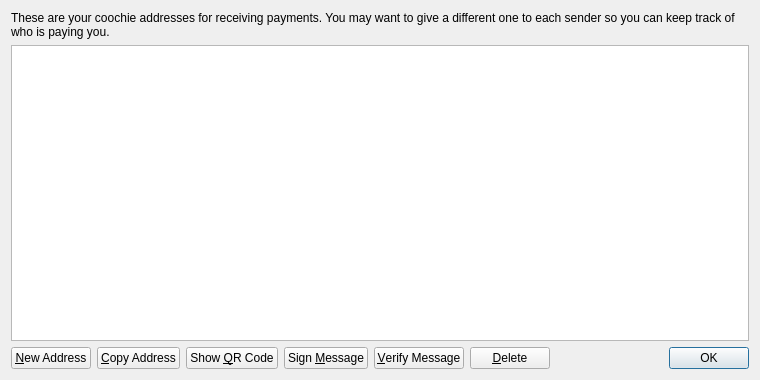
<?xml version="1.0" encoding="UTF-8"?>
<ui version="4.0">
 <class>AddressBookPage</class>
 <widget class="QWidget" name="AddressBookPage">
  <property name="geometry">
   <rect>
    <x>0</x>
    <y>0</y>
    <width>760</width>
    <height>380</height>
   </rect>
  </property>
  <property name="windowTitle">
   <string>Address Book</string>
  </property>
  <layout class="QVBoxLayout" name="verticalLayout">
   <item>
    <widget class="QLabel" name="labelExplanation">
     <property name="text">
      <string>These are your coochie addresses for receiving payments. You may want to give a different one to each sender so you can keep track of who is paying you.</string>
     </property>
     <property name="textFormat">
      <enum>Qt::PlainText</enum>
     </property>
     <property name="wordWrap">
      <bool>true</bool>
     </property>
    </widget>
   </item>
   <item>
    <widget class="QTableView" name="tableView">
     <property name="contextMenuPolicy">
      <enum>Qt::CustomContextMenu</enum>
     </property>
     <property name="toolTip">
      <string>Double-click to edit address or label</string>
     </property>
     <property name="tabKeyNavigation">
      <bool>false</bool>
     </property>
     <property name="selectionMode">
      <enum>QAbstractItemView::SingleSelection</enum>
     </property>
     <property name="selectionBehavior">
      <enum>QAbstractItemView::SelectRows</enum>
     </property>
     <property name="sortingEnabled">
      <bool>true</bool>
     </property>
     <attribute name="verticalHeaderVisible">
      <bool>false</bool>
     </attribute>
    </widget>
   </item>
   <item>
    <layout class="QHBoxLayout" name="horizontalLayout">
     <item>
      <widget class="QPushButton" name="newAddressButton">
       <property name="toolTip">
        <string>Create a new address</string>
       </property>
       <property name="text">
        <string>&amp;New Address</string>
       </property>
      </widget>
     </item>
     <item>
      <widget class="QPushButton" name="copyToClipboard">
       <property name="toolTip">
        <string>Copy the currently selected address to the system clipboard</string>
       </property>
       <property name="text">
        <string>&amp;Copy Address</string>
       </property>
      </widget>
     </item>
     <item>
      <widget class="QPushButton" name="showQRCode">
       <property name="text">
        <string>Show &amp;QR Code</string>
       </property>
      </widget>
     </item>
     <item>
      <widget class="QPushButton" name="signMessage">
       <property name="toolTip">
        <string>Sign a message to prove you own a coochie address</string>
       </property>
       <property name="text">
        <string>Sign &amp;Message</string>
       </property>
      </widget>
     </item>
     <item>
      <widget class="QPushButton" name="verifyMessage">
       <property name="toolTip">
        <string>Verify a message to ensure it was signed with a specified coochie address</string>
       </property>
       <property name="text">
        <string>&amp;Verify Message</string>
       </property>
      </widget>
     </item>
     <item>
      <widget class="QPushButton" name="deleteButton">
       <property name="toolTip">
        <string>Delete the currently selected address from the list</string>
       </property>
       <property name="text">
        <string>&amp;Delete</string>
       </property>
      </widget>
     </item>
     <item>
      <spacer name="horizontalSpacer">
       <property name="orientation">
        <enum>Qt::Horizontal</enum>
       </property>
       <property name="sizeHint" stdset="0">
        <size>
         <width>40</width>
         <height>20</height>
        </size>
       </property>
      </spacer>
     </item>
     <item>
      <widget class="QDialogButtonBox" name="buttonBox">
       <property name="sizePolicy">
        <sizepolicy hsizetype="Maximum" vsizetype="Fixed">
         <horstretch>0</horstretch>
         <verstretch>0</verstretch>
        </sizepolicy>
       </property>
       <property name="standardButtons">
        <set>QDialogButtonBox::Ok</set>
       </property>
      </widget>
     </item>
    </layout>
   </item>
  </layout>
 </widget>
 <resources>
  <include location="../bitcoin.qrc"/>
 </resources>
 <connections/>
</ui>
